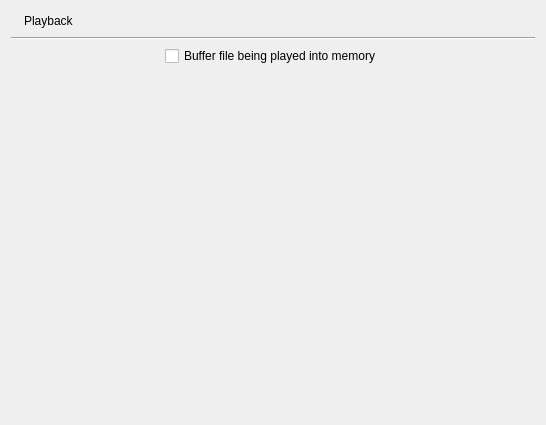
<?xml version="1.0" encoding="UTF-8"?>
<ui version="4.0">
 <class>SettingsGeneral</class>
 <widget class="QWidget" name="SettingsGeneral">
  <property name="geometry">
   <rect>
    <x>0</x>
    <y>0</y>
    <width>546</width>
    <height>425</height>
   </rect>
  </property>
  <property name="windowTitle">
   <string>Form</string>
  </property>
  <layout class="QVBoxLayout" name="verticalLayout_2">
   <item>
    <layout class="QVBoxLayout" name="verticalLayout">
     <item>
      <layout class="QHBoxLayout" name="horizontalLayout">
       <property name="leftMargin">
        <number>13</number>
       </property>
       <item>
        <widget class="QLabel" name="label">
         <property name="text">
          <string>Playback</string>
         </property>
        </widget>
       </item>
       <item>
        <spacer name="horizontalSpacer">
         <property name="orientation">
          <enum>Qt::Horizontal</enum>
         </property>
         <property name="sizeHint" stdset="0">
          <size>
           <width>40</width>
           <height>20</height>
          </size>
         </property>
        </spacer>
       </item>
      </layout>
     </item>
     <item>
      <widget class="Line" name="line">
       <property name="orientation">
        <enum>Qt::Horizontal</enum>
       </property>
      </widget>
     </item>
     <item>
      <layout class="QHBoxLayout" name="horizontalLayout_2">
       <item>
        <spacer name="horizontalSpacer_2">
         <property name="orientation">
          <enum>Qt::Horizontal</enum>
         </property>
         <property name="sizeHint" stdset="0">
          <size>
           <width>40</width>
           <height>20</height>
          </size>
         </property>
        </spacer>
       </item>
       <item>
        <widget class="QCheckBox" name="m_loadMemCheckbox">
         <property name="toolTip">
          <string>&lt;html&gt;&lt;head/&gt;&lt;body&gt;&lt;p align=&quot;justify&quot;&gt;Use to prevent repetitive disk access or intermittent playback of high quality tracks due to network congestion by buffering the contents of the current file being played into memory.&lt;/p&gt;&lt;/body&gt;&lt;/html&gt;</string>
         </property>
         <property name="text">
          <string>Buffer file being played into memory</string>
         </property>
        </widget>
       </item>
       <item>
        <spacer name="horizontalSpacer_3">
         <property name="orientation">
          <enum>Qt::Horizontal</enum>
         </property>
         <property name="sizeHint" stdset="0">
          <size>
           <width>40</width>
           <height>20</height>
          </size>
         </property>
        </spacer>
       </item>
      </layout>
     </item>
    </layout>
   </item>
   <item>
    <spacer name="verticalSpacer">
     <property name="orientation">
      <enum>Qt::Vertical</enum>
     </property>
     <property name="sizeHint" stdset="0">
      <size>
       <width>20</width>
       <height>381</height>
      </size>
     </property>
    </spacer>
   </item>
  </layout>
 </widget>
 <resources/>
 <connections/>
</ui>
